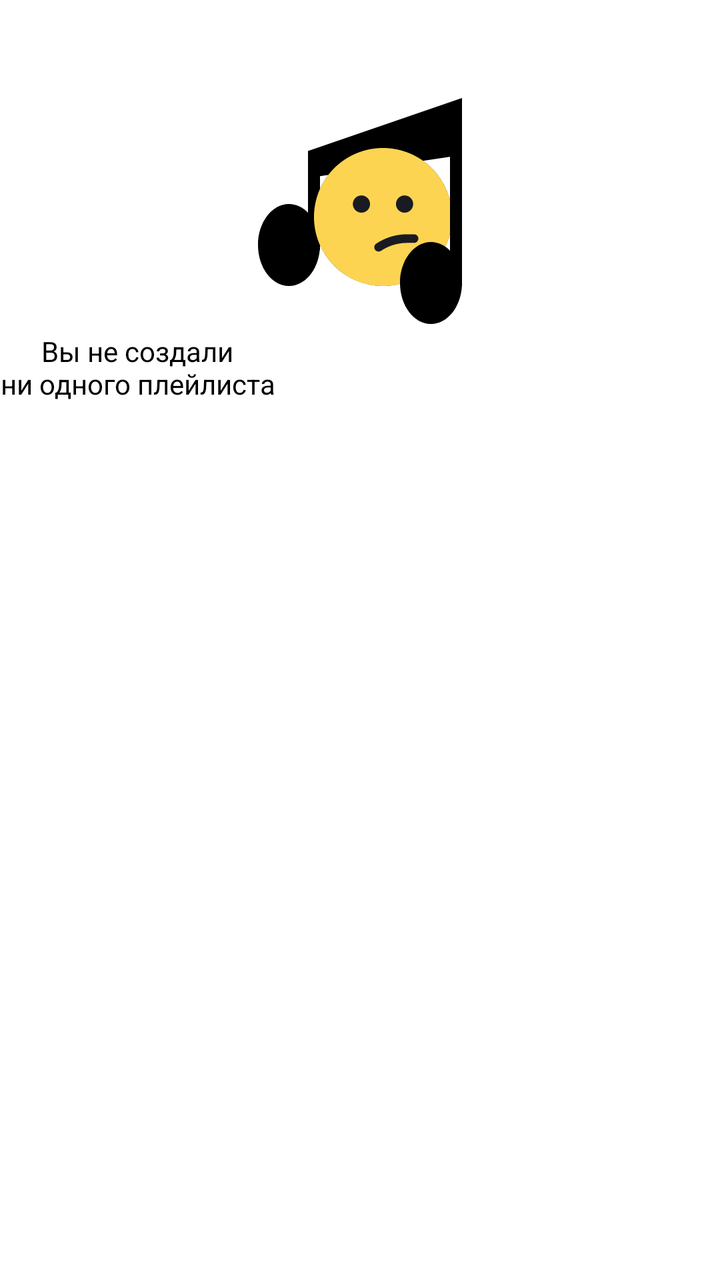
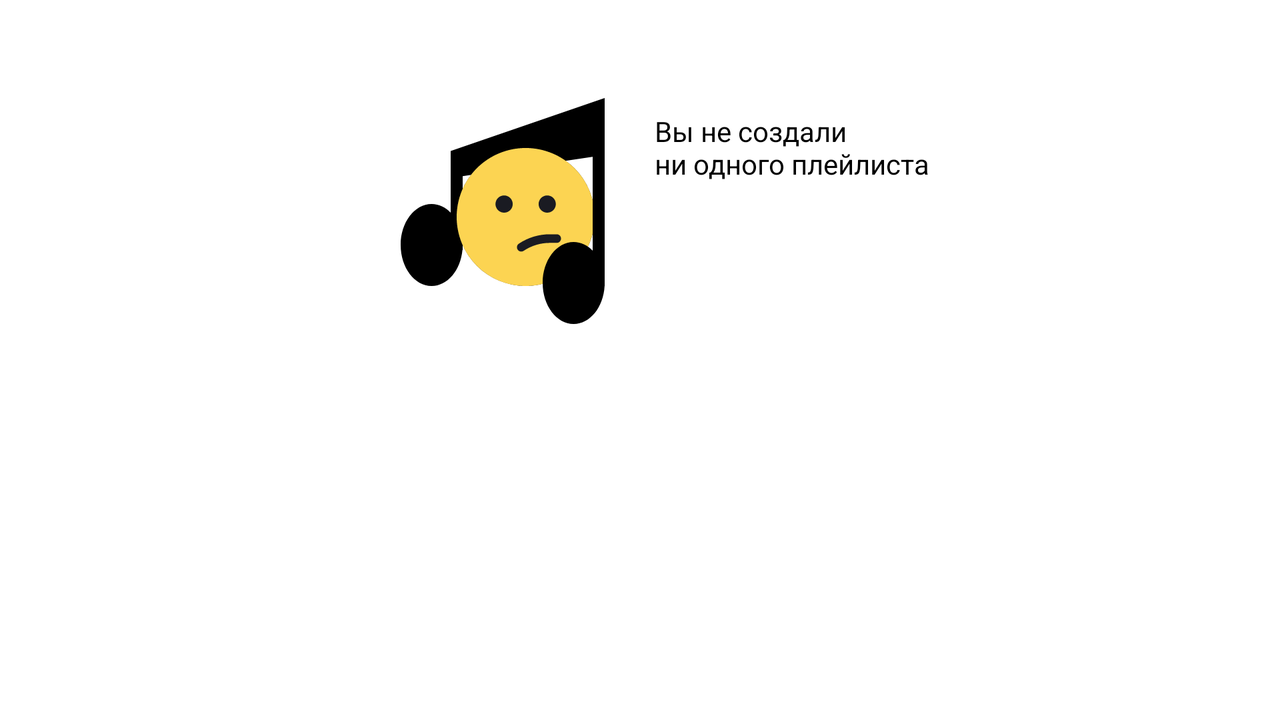

Compare how this app lays out the same screen by default and in its alternative resource folder. The renders come first, then the two layout files and the values they reference.
<!-- AndroidManifest.xml: application theme Base.Theme.PlaylistMaker -->
<!-- res/layout/fragment_playlist.xml -->
<?xml version="1.0" encoding="utf-8"?>
<FrameLayout xmlns:android="http://schemas.android.com/apk/res/android"
    xmlns:tools="http://schemas.android.com/tools"
    android:layout_width="match_parent"
    android:layout_height="match_parent"
    android:orientation="vertical"
    tools:context=".medialibrary.ui.view.PlaylistFragment">

    <LinearLayout
        android:id="@+id/placeholderEmptyPlaylist"
        android:layout_width="match_parent"
        android:layout_height="match_parent"
        android:orientation="vertical"
        android:visibility="visible">

        <com.google.android.material.button.MaterialButton
            android:id="@+id/newPlaylistBtn"
            style="@style/btnUpdateAndClear"
            android:text="@string/new_playlist_txt" />

        <ImageView
            android:id="@+id/placeholderLibraryImg"
            android:layout_width="wrap_content"
            android:layout_height="wrap_content"
            android:layout_gravity="center"
            android:layout_marginTop="@dimen/margin_playlist_frag_46"
            android:src="@drawable/error_load_light_dark" />

        <TextView
            android:id="@+id/placeholderEmptyPlaylistTxt"
            style="@style/placeholderText"
            android:layout_width="wrap_content"
            android:layout_height="wrap_content"
            android:gravity="center_horizontal"
            android:text="@string/empty_playlist_txt" />

    </LinearLayout>


</FrameLayout>
<!-- resources referenced by this layout -->
<resources>
  <dimen name="margin_playlist_frag_46">46dp</dimen>
  <!-- drawable error_load_light_dark: vector/xml drawable (drawable, 2344 chars, omitted) -->
  <string name="empty_playlist_txt">Вы не создали\nни одного плейлиста</string>
  <string name="new_playlist_txt">Новый плейлист</string>
  <style name="Base.Theme.PlaylistMaker" parent="@style/Theme.MaterialComponents.DayNight.NoActionBar">
          <item name="colorPrimary">@color/white</item>
          <item name="colorSecondary">@color/black</item>
          <item name="colorOnPrimary">@color/black</item>
          <item name="colorOnSecondary">@color/gray</item>
          <item name="colorSecondaryVariant">@color/gray</item>
          <item name="colorForButtonAudioPlayer">@color/btn_audio_player_light</item>
          <item name="android:textColor">@color/black</item>
          <item name="android:statusBarColor">?attr/colorPrimary</item>
          <item name="android:windowLightStatusBar">true</item>
      </style>
  <color name="white">#FFFFFFFF</color>
  <color name="black">#FF000000</color>
</resources>
<!-- res/layout-land/fragment_playlist.xml (the repository's variant of the layout above) -->
<!-- drawn on the phone turned sideways -->
<?xml version="1.0" encoding="utf-8"?>
<FrameLayout xmlns:android="http://schemas.android.com/apk/res/android"
    xmlns:tools="http://schemas.android.com/tools"
    android:layout_width="match_parent"
    android:layout_height="match_parent"
    android:orientation="vertical"
    tools:context=".medialibrary.ui.view.PlaylistFragment">


    <LinearLayout
        android:id="@+id/placeholderEmptyPlaylist"
        android:layout_width="match_parent"
        android:layout_height="match_parent"
        android:orientation="horizontal"
        android:gravity="center">

        <com.google.android.material.button.MaterialButton
            android:id="@+id/newPlaylistBtn"
            style="@style/btnUpdateAndClear"
            android:layout_gravity="top|center"
            android:text="@string/new_playlist_txt" />

        <ImageView
            android:id="@+id/placeholderLibraryImg"
            android:layout_width="wrap_content"
            android:layout_height="wrap_content"
            android:layout_gravity="center|top"
            android:layout_marginHorizontal="@dimen/standard_indent_16dp"
            android:layout_marginTop="@dimen/margin_playlist_frag_46"
            android:src="@drawable/error_load_light_dark" />

        <TextView
            android:id="@+id/placeholderEmptyPlaylistTxt"
            style="@style/placeholderText"
            android:layout_width="wrap_content"
            android:layout_height="wrap_content"
            android:layout_gravity="center|top"
            android:layout_marginTop="@dimen/margin_playlist_frag_46"
            android:text="@string/empty_playlist_txt" />

    </LinearLayout>


</FrameLayout>
<!-- resources referenced by the variant -->
<!-- as the phone turned sideways resolves them -->
<resources>
  <dimen name="margin_playlist_frag_46">46dp</dimen>
  <dimen name="standard_indent_16dp">16dp</dimen>
  <!-- drawable error_load_light_dark: vector/xml drawable (drawable, 2344 chars, omitted) -->
  <string name="empty_playlist_txt">Вы не создали\nни одного плейлиста</string>
  <string name="new_playlist_txt">Новый плейлист</string>
  <style name="Base.Theme.PlaylistMaker" parent="@style/Theme.MaterialComponents.DayNight.NoActionBar">
          <item name="colorPrimary">@color/white</item>
          <item name="colorSecondary">@color/black</item>
          <item name="colorOnPrimary">@color/black</item>
          <item name="colorOnSecondary">@color/gray</item>
          <item name="colorSecondaryVariant">@color/gray</item>
          <item name="colorForButtonAudioPlayer">@color/btn_audio_player_light</item>
          <item name="android:textColor">@color/black</item>
          <item name="android:statusBarColor">?attr/colorPrimary</item>
          <item name="android:windowLightStatusBar">true</item>
      </style>
  <color name="white">#FFFFFFFF</color>
  <color name="black">#FF000000</color>
</resources>
